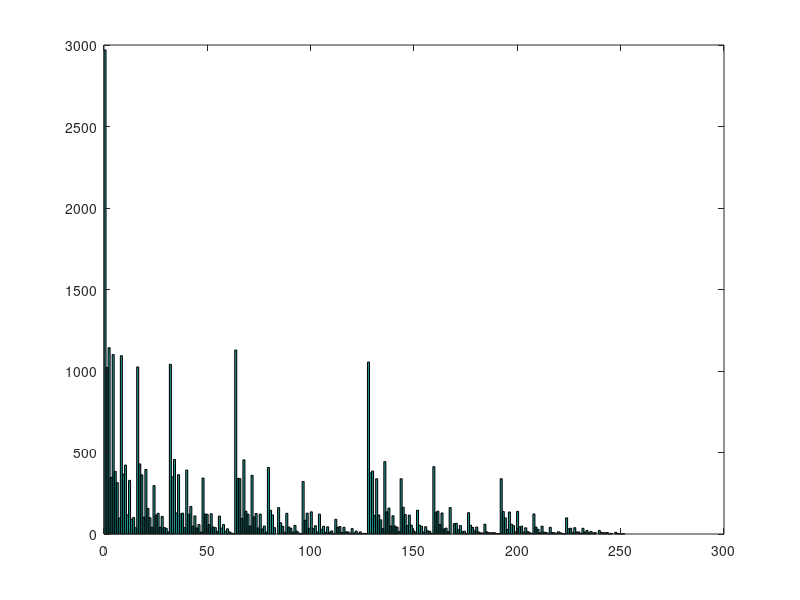

The MATLAB source for this figure:
id=fopen("strumien_act.txt","r");
x=fscanf(id,"%i ");
y=x';
fclose(id);

%%% HISTOGRAM
hist(y,255);

%%% ENROPIA
%%% e = -E( pi*log2(pi))

suma = 0;
N = 32768;

for i = 1:256   %przejscie po wartosciach probek
    n = 0;
    
    for j = 1:N    %przejscie po tablicy probek
        if y(j) == i
            n = n + 1;  %ilosc wystapien danej probki
        end
    end
    p = n / N; %prawdopodobienstwo wystapienia probki
    if p ~= 0
        suma = ( p * log2(p) ) + suma;
    end
end

entropia = -1 * suma
